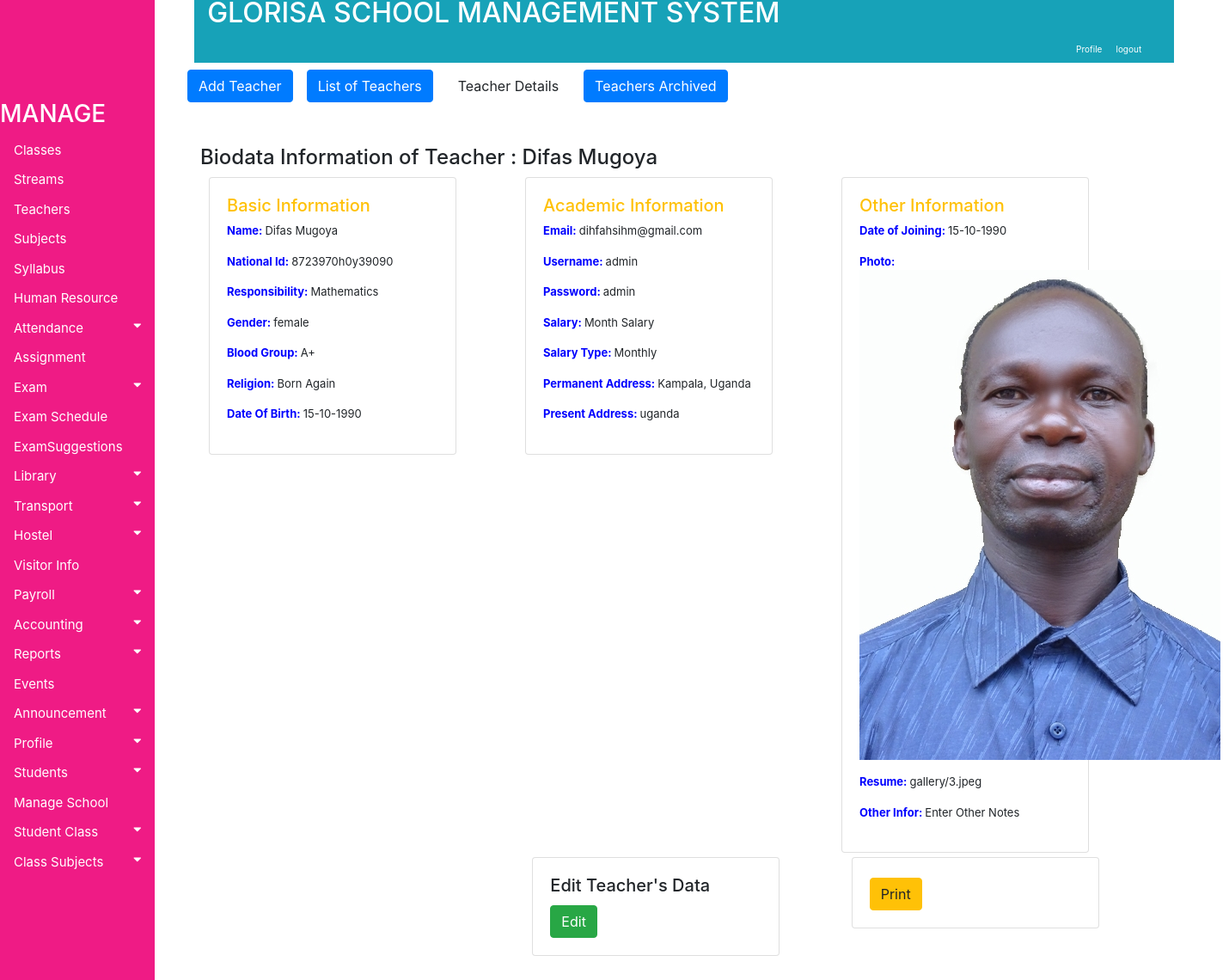
Page /accounts/singleteacherdetails/1 on the committed database.
### accounts/models.py (models this page shows, shortened)
class TeachersInformation(models.Model):
    choices = (('female','female'), ('male', 'male'))
    type = (('Monthly','Monthly'), ('hourly', 'hourly'))
    blood= (('A+','A+'), ('A-', 'A-'),('B+','B+'), ('B-', 'B-'),('AB+','AB+'), ('AB-', 'AB-'),
    ('O+','O+'), ('O-', 'O-'))
    responsibility = (('Mathematics','Mathematics'), ('English', 'English'),('History','History'), ('Biology', 'Biology')
    ,('Chemistry','Chemistry'), ('Physics', 'Physics'),('Geography','Geography'), ('Economics', 'Economics'))
    Name = models.CharField(max_length=130)
    NationaId = models.CharField(max_length=130)
    Responsibility = models.CharField(max_length=100, choices=responsibility, blank=False)
    Gender=models.CharField(max_length=10, choices=choices, blank=False, null=True)
    BloodGroup=models.CharField(max_length=10, choices=blood, blank=False, null=True)
    Religion =models.CharField(max_length=130)
    DateOfBirth=models.CharField(max_length=130, default="15-10-1990")
    PermanentAddress=models.CharField(max_length=130)
    PresentAddress=models.CharField(max_length=130 )
    Email=models.CharField(max_length=130)
    Password=models.CharField(max_length=130)
    Username=models.CharField(max_length=130)
    Salary = models.ForeignKey(SalaryGrade, on_delete=models.PROTECT, blank=True, null=True)
    SalaryType =models.CharField(max_length=10, choices=type, blank=False)
    JoiningDate=models.CharField(max_length=130,  default="15-10-1990")
    Resume=models.FileField(upload_to="gallery")
    TeacherPhoto=models.ImageField(upload_to="gallery")
    OtherInfo=models.TextField(max_length=100,  default="Enter Other Notes")

class SalaryGrade(models.Model):
    GradeName= models.CharField(max_length=130)
    BasicSalary= models.CharField(max_length=130)
    HouseRent= models.CharField(max_length=130)
    TransportAllowance=models.CharField(max_length=130)
    MedicalAllowance=models.CharField(max_length=130)
    OverTimeHourlyRate= models.CharField(max_length=130)
    ProvidentFund= models.CharField(max_length=130)
    HourlyRate=models.CharField(max_length=130)
    TotalAllowance=models.CharField(max_length=130)
    TotalDeduction= models.CharField(max_length=130)
    GrossPay= models.CharField(max_length=130)
    NetSalary=models.CharField(max_length=130)
    Notes = models.TextField(max_length=110)
    def __str__(self):
        return self.GradeName

### accounts/views/views.py (the view)
# urls.py: url(r'^singleteacherdetails/(?P<pk>\d+)', views.singleteacherdetails, name="singleteacherdetails"),
def singleteacherdetails(request, pk):
    all_info = TeachersInformation.objects.filter(id=pk)
    context = {'all_info': all_info}
    return render(request, 'accounts/Teachers/singleteacherdetails.html', context)

### accounts/templates/accounts/Teachers/singleteacherdetails.html (shortened to what this page needs)
{% extends 'base.html' %}
{% block body %}
{% if all_info %}
{% for item in all_info %}
<div class="container" style="margin-left: 200px;font-size: 20px; padding: 0px 10px;">
<nav class="nav navbar-expand">
  <ul class="navbar-nav mr-auto">
    <li class="nav-item">
    <a class="nav-link" href="{% url 'createteacher' %}"><button class="btn btn-primary">Add Teacher</button></a><li>
    <li class="nav-item">
    <a class="nav-link" href="{% url 'viewteachers' %}"><button class="btn btn-primary">List of Teachers</button></a>
    </li>
    <li class="nav-item">
    <a class="nav-link" href="#"><button class="btn btn-default">Teacher Details</button></a><li>
      <li class="nav-item">
      <a class="nav-link" href="#"><button class="btn btn-primary">Teachers Archived</button></a>
      </li>
  </ul>
</nav>
<div class="container" style="margin-left:20px; font-size:130%; padding:3px">
<br><h4>Biodata Information of Teacher : {{ item.Name}} </h4>
<div class="form-row" style="margin:5px;">
  <div class="col-lg-4" style="float:right">
    <div class="card" style="width: 18rem;">
      <div class="card-body">
        <h5 class="text-warning">Basic Information</h5>
        <p><b>Name:  </b>{{ item.Name  }}</p>
        <p><b>National Id:  </b>{{ item.NationaId }}</p>
        <p><b>Responsibility:  </b>{{ item.Responsibility }}</p>
        <p><b>Gender:  </b>{{ item.Gender  }}</p>
        <p><b>Blood Group:  </b>{{ item.BloodGroup }}</p>
        <p><b>Religion:  </b>{{ item.Religion }}</p>
        <p><b>Date Of Birth:  </b>{{ item.DateOfBirth  }}</p>
      </div>
    </div>
  </div>
  <div class="col-lg-4 " >
    <div class="card" style="width: 18rem;">
      <div class="card-body">
        <h5 class="text-warning">Academic Information</h5>
          <p><b>Email:  </b>{{ item.Email }}</p>
          <p><b>Username:  </b>{{ item.Username }}</p>
          <p><b>Password:  </b>{{ item.Password }}</p>
          <p><b>Salary:  </b>{{ item.Salary }}</p>
          <p><b>Salary Type:  </b>{{ item.SalaryType }}</p>
          <p><b>Permanent Address:  </b>{{ item.PermanentAddress }}</p>
            <p><b>Present Address:  </b>{{ item.PresentAddress }}</p>
      </div>
     </div>
  </div>
<div class="col-lg-4 " >
  <div class="card" style="width: 18rem;">
    <div class="card-body">
      <h5 class="text-warning">Other Information</h5>
      <p><b>Date of Joining:  </b>{{ item.JoiningDate }}</p>
      <p><b>Photo:  </b><img src={{item.TeacherPhoto.url}}/></p>
      <p><b>Resume:  </b>{{ item.Resume }}</p>
      <p><b>Other Infor:  </b>{{ item.OtherInfo }}</p>
    </div>
  </div>
</div>
</div>
<div class="col-md-4 col-sm-6 col-xs-6" style="float:right">
  <div class="card" style="width: 18rem;">
    <div class="card-body">
      <button class="btn btn-warning" name="button"> Print </button>
    </div>
  </div>
</div>
<div class="col-md-4 col-sm-6 col-xs-6" style="float:right">
  <div class="card" style="width: 18rem;">
    <div class="card-body">
      <h5 class="text-default">Edit Teacher's Data</h5>
      <a href="{% url 'editteacher' pk=item.id  %}"><button  class="btn btn-success" name="button"> Edit </button></a>
    </div>
  </div>
</div>
{% endfor %}
{% endif %}
</div>
</div>
{% endblock %}

### accounts/static/css/style.css (style rules this page uses)
.container { margin-left: 200px;font-size: 10px; padding: 0px 10px; }
.col-lg-4 { font-size: 13px; }
body { font-family: "Lato", sans-serif; }

### accounts/templates/accounts/Teachers/singleteacherdetails.html (style rules this page uses)
b { font-size:100%; color:blue; }

### rows in the picture
TeachersInformation: Name "Difas Mugoya", NationaId "8723970h0y39090", Responsibility "Mathematics", Gender "female", BloodGroup "A+", Religion "Born Again", DateOfBirth "15-10-1990", Email "dihfahsihm@gmail.com", Username "admin", Password "admin", Salary "Month Salary", SalaryType "Monthly", PermanentAddress "Kampala, Uganda", PresentAddress "uganda", JoiningDate "15-10-1990", TeacherPhoto (picture), Resume "gallery/3.jpeg", OtherInfo "Enter Other Notes"
